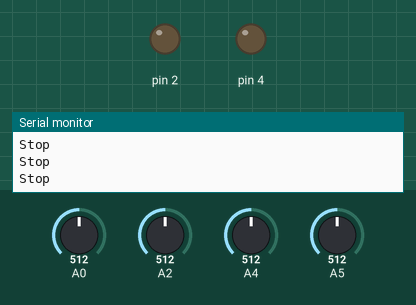
The sketch below on a simulated Arduino Uno, built with avr-gcc and run on an emulated ATmega328P. Shown: output pins drawn as LEDs (lit = HIGH), the last lines printed to the serial monitor. The test bench sets the inputs (shaded band); at power-on: A0 = 512, A4 = 512, A2 = 512, A5 = 512.

Above: at 1.2 s.
1.3 s: A0 set to 582
2.8 s: A0 set to 608
At 3.1 s:
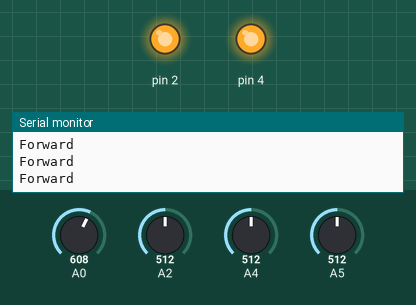
4.3 s: A4 set to 582
7.3 s: A4 set to 609
At 8.0 s:
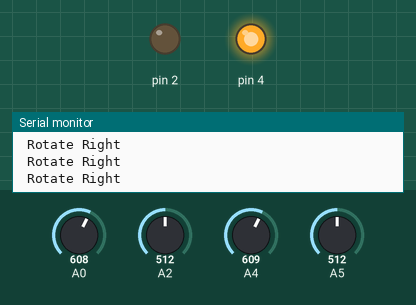
8.8 s: A4 set to 590
At 10.0 s:
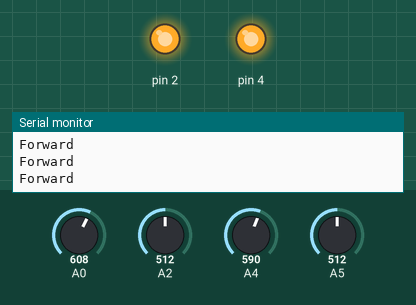
10.3 s: A4 set to 610
At 11.3 s:
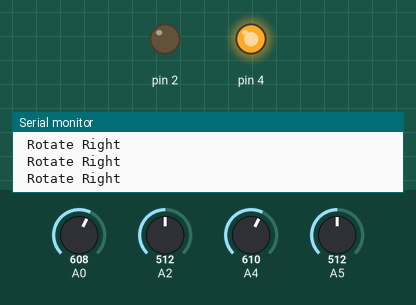
Timing chart, 0 to 12.8 s (numbered marks = the images above; inputs shaded):
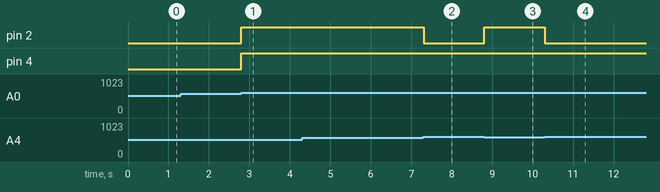

Measured:
- the behaviour switches between 600 and 601 on A0 (found by bisection; images 0 and 1)
- the behaviour switches between 599 and 600 on A4 (found by bisection; images 1 and 2)
- after the input at 2.8 s, pin 2, pin 4: LOW → HIGH at once
- after the input at 7.3 s, pin 2: HIGH → LOW at once
- after the input at 8.8 s, pin 2: LOW → HIGH at once
- after the input at 10.3 s, pin 2: HIGH → LOW at once

The sketch:

robot.ino
```cpp
void setup() {
Serial.begin(9600);
pinMode (2, OUTPUT);
pinMode (4, OUTPUT);
pinMode (A0, INPUT);
pinMode (A2, INPUT);
pinMode (A4, INPUT);
pinMode (A5, INPUT);

}

void loop() {
//  delay(10);
  int s1 = analogRead(A2);
  int s2 = analogRead(A0);
  int s3 = analogRead(A4);
  int s4 = analogRead(A5);

//  Serial.print(analogRead(A5));
  //Serial.print(s1);
  //Serial.print(" -- ");
  //Serial.print(s2);
  //Serial.println("  ");

//
  if ( ((s1>=600) && (s4>=600)) && ((s2>=600) && (s3>=600))) {
    forward();
  }
  else if ( (s1<=600) && (s2<=600) ) {
    stop();
  }
  else if ( ((s1<=600) || (s4<=600)) && ((s2>=600) && (s3>=600)) ) {
    right();
  }

  else if ( ((s1>=600) && (s4>=600)) && ((s2<=600) || (s3<=600)) ) {
    left();
  }
  else{
    forward();
  }
}

//  digitalWrite(12,HIGH);
//  digitalWrite(13,LOW);
//}

void stop()
{

digitalWrite(2, LOW);
digitalWrite(4, LOW);
Serial.println("Stop");
}

void left()
{
digitalWrite(2, HIGH);
digitalWrite(4, LOW);
Serial.println(" Rotate Left");
}
void right()
{
digitalWrite(2, LOW);
digitalWrite(4, HIGH);
Serial.println(" Rotate Right");
}
void forward()
{
digitalWrite(2, HIGH);
digitalWrite(4, HIGH);
Serial.println("Forward");
}
```
